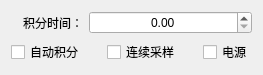
<?xml version="1.0" encoding="UTF-8"?>
<ui version="4.0">
 <class>HAdjustSetWidget2</class>
 <widget class="QWidget" name="HAdjustSetWidget2">
  <property name="geometry">
   <rect>
    <x>0</x>
    <y>0</y>
    <width>263</width>
    <height>66</height>
   </rect>
  </property>
  <property name="windowTitle">
   <string>Form</string>
  </property>
  <layout class="QFormLayout" name="formLayout">
   <item row="0" column="0">
    <widget class="QLabel" name="label_001">
     <property name="minimumSize">
      <size>
       <width>72</width>
       <height>0</height>
      </size>
     </property>
     <property name="text">
      <string>积分时间：</string>
     </property>
     <property name="alignment">
      <set>Qt::AlignRight|Qt::AlignTrailing|Qt::AlignVCenter</set>
     </property>
    </widget>
   </item>
   <item row="0" column="1">
    <widget class="QDoubleSpinBox" name="doubleSpinBox_01">
     <property name="alignment">
      <set>Qt::AlignCenter</set>
     </property>
    </widget>
   </item>
   <item row="1" column="0" colspan="2">
    <layout class="QHBoxLayout" name="horizontalLayout">
     <property name="spacing">
      <number>9</number>
     </property>
     <item>
      <spacer name="horizontalSpacer_01">
       <property name="orientation">
        <enum>Qt::Horizontal</enum>
       </property>
       <property name="sizeHint" stdset="0">
        <size>
         <width>0</width>
         <height>20</height>
        </size>
       </property>
      </spacer>
     </item>
     <item>
      <widget class="QCheckBox" name="checkBox_01">
       <property name="sizePolicy">
        <sizepolicy hsizetype="Minimum" vsizetype="Fixed">
         <horstretch>0</horstretch>
         <verstretch>0</verstretch>
        </sizepolicy>
       </property>
       <property name="text">
        <string>自动积分</string>
       </property>
      </widget>
     </item>
     <item>
      <spacer name="horizontalSpacer_02">
       <property name="orientation">
        <enum>Qt::Horizontal</enum>
       </property>
       <property name="sizeHint" stdset="0">
        <size>
         <width>20</width>
         <height>20</height>
        </size>
       </property>
      </spacer>
     </item>
     <item>
      <widget class="QCheckBox" name="checkBox_02">
       <property name="sizePolicy">
        <sizepolicy hsizetype="Minimum" vsizetype="Fixed">
         <horstretch>0</horstretch>
         <verstretch>0</verstretch>
        </sizepolicy>
       </property>
       <property name="text">
        <string>连续采样</string>
       </property>
      </widget>
     </item>
     <item>
      <spacer name="horizontalSpacer_03">
       <property name="orientation">
        <enum>Qt::Horizontal</enum>
       </property>
       <property name="sizeHint" stdset="0">
        <size>
         <width>20</width>
         <height>20</height>
        </size>
       </property>
      </spacer>
     </item>
     <item>
      <widget class="QCheckBox" name="checkBox_03">
       <property name="sizePolicy">
        <sizepolicy hsizetype="Minimum" vsizetype="Fixed">
         <horstretch>0</horstretch>
         <verstretch>0</verstretch>
        </sizepolicy>
       </property>
       <property name="text">
        <string>电源</string>
       </property>
      </widget>
     </item>
     <item>
      <spacer name="horizontalSpacer_09">
       <property name="orientation">
        <enum>Qt::Horizontal</enum>
       </property>
       <property name="sizeHint" stdset="0">
        <size>
         <width>0</width>
         <height>20</height>
        </size>
       </property>
      </spacer>
     </item>
    </layout>
   </item>
  </layout>
 </widget>
 <resources/>
 <connections/>
</ui>
